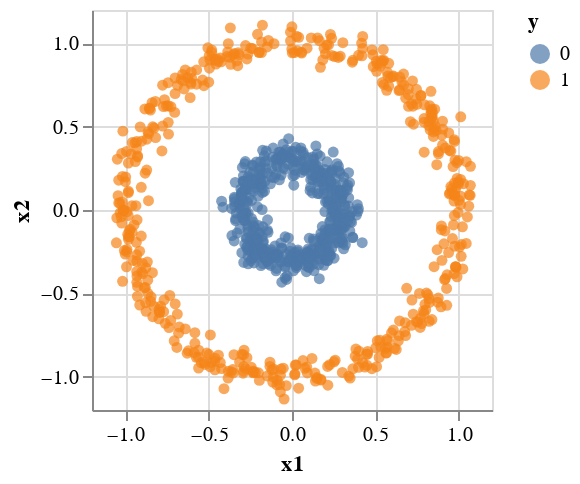

The notebook cell saved with this chart:
### Markdown cell above
## Círculos concêntricos

### Code cell
#gera os pontos e classes
X, y = make_circles(1000; noise=0.05, factor=0.3)
dfCircles = DataFrame(X)
dfCircles.y = y

#cria matrizes para os pontos e classes
X_ = Matrix(dfCircles)[:, 1:2]
y_ = Matrix(dfCircles)[:, 3]

#plota os pontos e suas respectivas classes
dfCircles |> @vlplot(:circle, x=:x1, y=:x2, color = :"y:n")

### Figure 1 — Vega specification as saved in the notebook (floating-point values rounded to 4 significant figures; data arrays with more than 128 entries replaced by an {"elided": "..."} marker saying what was removed)
{"$schema": "https://vega.github.io/schema/vega/v5.json", "axes": [{"aria": false, "domain": false, "grid": true, "gridScale": "y", "labels": false, "maxExtent": 0, "minExtent": 0, "orient": "bottom", "scale": "x", "tickCount": {"signal": "ceil(width/40)"}, "ticks": false, "zindex": 0}, {"aria": false, "domain": false, "grid": true, "gridScale": "x", "labels": false, "maxExtent": 0, "minExtent": 0, "orient": "left", "scale": "y", "tickCount": {"signal": "ceil(height/40)"}, "ticks": false, "zindex": 0}, {"grid": false, "labelFlush": true, "labelOverlap": true, "orient": "bottom", "scale": "x", "tickCount": {"signal": "ceil(width/40)"}, "title": "x1", "zindex": 0}, {"grid": false, "labelOverlap": true, "orient": "left", "scale": "y", "tickCount": {"signal": "ceil(height/40)"}, "title": "x2", "zindex": 0}], "background": "white", "data": [{"name": "source_0", "values": {"elided": "1000 records"}}, {"name": "data_0", "source": "source_0", "transform": [{"expr": "isValid(datum[\"x1\"]) && isFinite(+datum[\"x1\"]) && isValid(datum[\"x2\"]) && isFinite(+datum[\"x2\"])", "type": "filter"}]}], "height": 200, "legends": [{"encode": {"symbols": {"update": {"opacity": {"value": 0.7}}}}, "fill": "color", "symbolType": "circle", "title": "y"}], "marks": [{"encode": {"update": {"ariaRoleDescription": {"value": "circle"}, "description": {"signal": "\"x1: \" + (format(datum[\"x1\"], \"\")) + \"; x2: \" + (format(datum[\"x2\"], \"\")) + \"; y: \" + (isValid(datum[\"y\"]) ? datum[\"y\"] : \"\"+datum[\"y\"])"}, "fill": {"field": "y", "scale": "color"}, "opacity": {"value": 0.7}, "shape": {"value": "circle"}, "x": {"field": "x1", "scale": "x"}, "y": {"field": "x2", "scale": "y"}}}, "from": {"data": "data_0"}, "name": "marks", "style": ["circle"], "type": "symbol"}], "padding": 5, "scales": [{"domain": {"data": "data_0", "field": "x1"}, "name": "x", "nice": true, "range": [0, {"signal": "width"}], "type": "linear", "zero": true}, {"domain": {"data": "data_0", "field": "x2"}, "name": "y", "nice": true, "range": [{"signal": "height"}, 0], "type": "linear", "zero": true}, {"domain": {"data": "data_0", "field": "y", "sort": true}, "name": "color", "range": "category", "type": "ordinal"}], "style": "cell", "width": 200}
